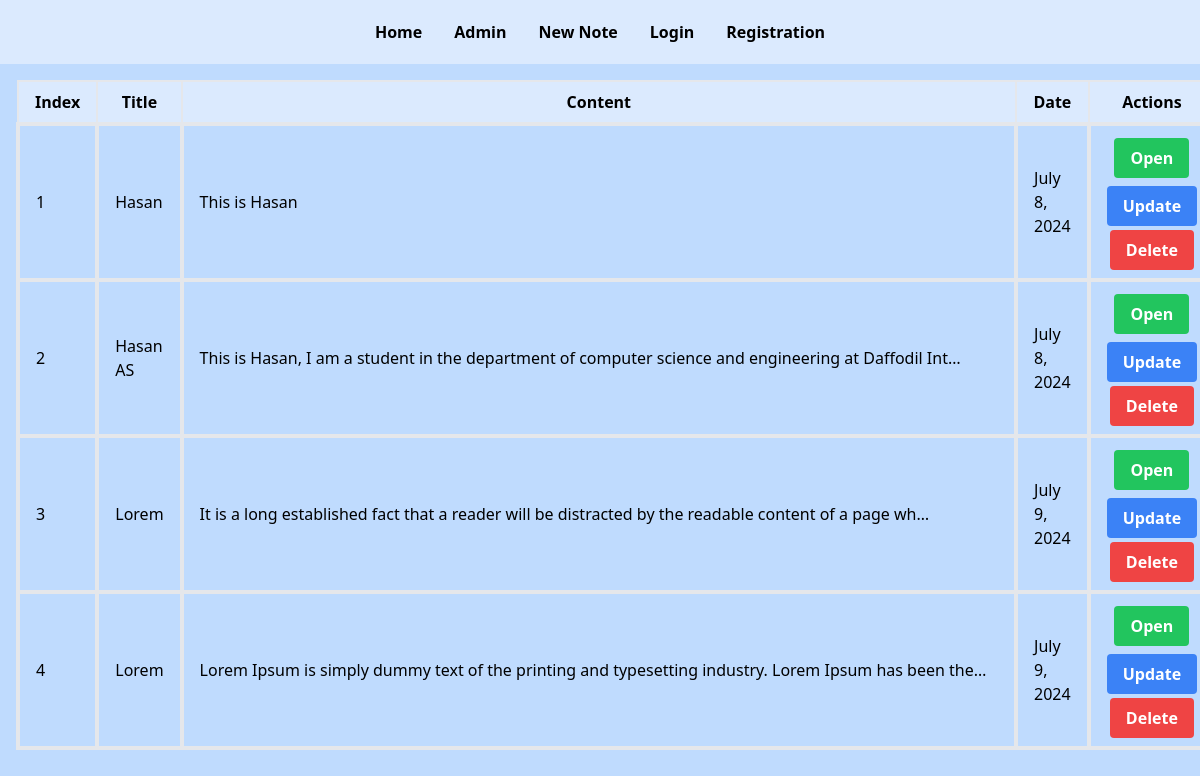
The app's page /, older data.
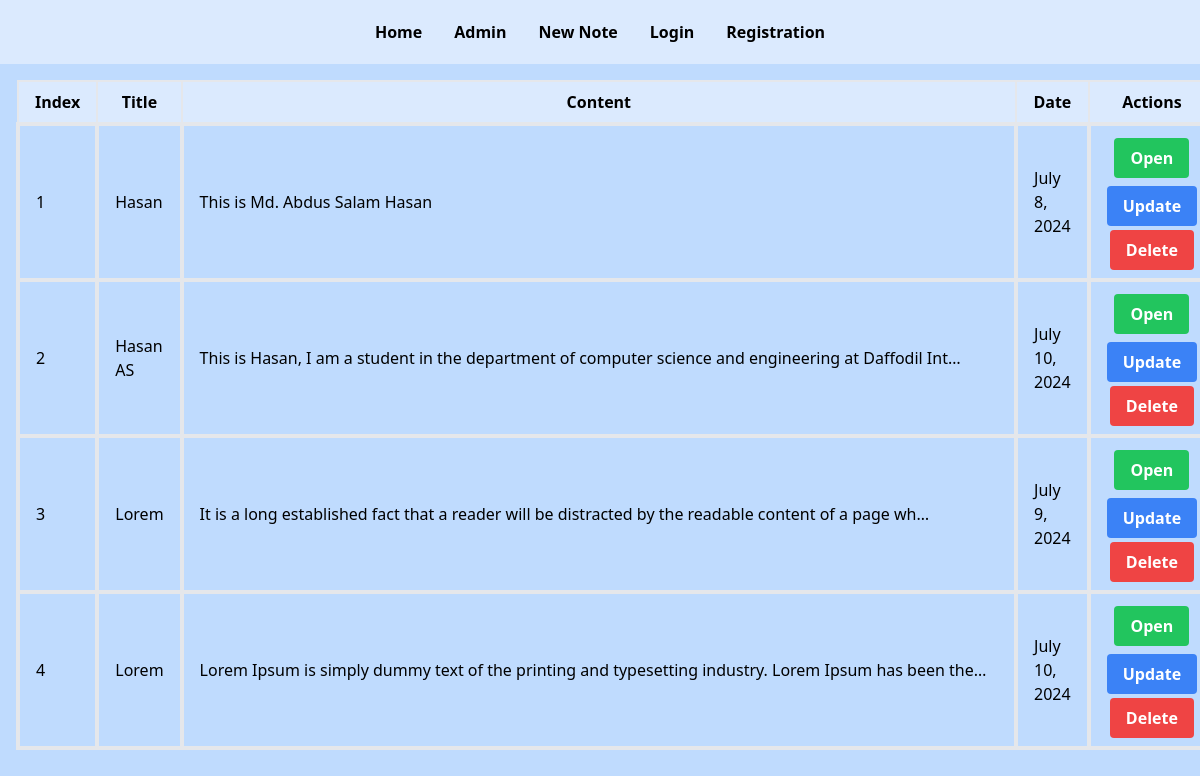
The same page, newer data.
### main/models.py (models this page shows, shortened)
class Notes(models.Model):
    title = models.CharField(max_length=20, blank=False, null=False)
    content = HTMLField()
    create_date = models.DateField(blank=True)
    update_date = models.DateField(blank=True, null=True)

### main/views.py (the view)
# urls.py: 2. Add a URL to urlpatterns:  path('', views.home, name='home')
def home(request):
    notes = Notes.objects.all()
    context = {
        "notes": notes
    }
    return render(request, 'home.html', context)

### main/templates/home.html (shortened to what this page needs)
{% extends "base.html" %}
{% load static %}
{% block content %}
<div class="main p-4 items-center justify-center">
    <table class="border-collapse">
        <thead>
            <tr class="bg-blue-100">
                <th class="border-2 px-4 py-2">Index</th>
                <th class="border-2 px-4 py-2">Title</th>
                <th class="border-2 px-96 py-2">Content</th>
                <th class="border-2 px-4 py-2">Date</th>
                <th class="border-2 px-4 py-2">Actions</th>
            </tr>
        </thead>
        <tbody>
             {% for note in notes %}
            <tr>
                <td class="border-4 px-4 py-2">{{forloop.counter}}</td>
                <td class="border-4 px-4 py-2">{{note.title}}</td>
                <td class="border-4 px-4 py-2">{{note.content | striptags | truncatechars:100 }}</td>
                <td class="border-4 px-4 py-2">{{note.create_date}}</td>
                <td class="border-4 px-4 py-2">
                    <div class="justify-between text-center">
                        <form action="{% url 'show' note.id %}" method="get" style="display: inline;">
                            <button type="submit" class="bg-green-500 hover:bg-green-700 text-white font-bold px-4 py-2 rounded my-1">Open</button>
                        </form>
                        <form action="{% url 'update_note' note.id %}" method="get" style="display: inline;">
                            <button class="bg-blue-500 hover:bg-blue-700 text-white font-bold py-2 px-4 rounded my-1">Update</button>
                        </form>
                        <form action="{% url 'delete_note' note.id %}" method="post" style="display: inline;">
                            <button type="submit" class="bg-red-500 hover:bg-red-700 text-white font-bold px-4 py-2 rounded">Delete</button>
                        </form>
                    </div>
                </td>
            </tr>
            {% endfor %}
        </tbody>
    </table>
</div>
{% endblock content %}

### main/templates/base.html (shortened to what this page needs)
<!DOCTYPE html>
<html lang="en">
{% load static %}
<head>
    <script src="https://cdn.tailwindcss.com"></script>
    <link rel="stylesheet" href="{% static 'css/style.css' %}">
</head>
<body class='bg-blue-200'>
    <nav class="bg-blue-100 py-5">
        <ul class="flex justify-center text-center font-bold space-x-8">
            <li class="hover:cursor-pointer hover:underline"><a href="{% url 'home' %}">Home</a></li>
            <li class="hover:cursor-pointer hover:underline"><a href="{% url 'admin:index' %}">Admin</a></li>
            <li class="hover:cursor-pointer hover:underline"><a href="{% url 'create' %}">New Note</a></li>
            {% if user.is_authenticated %}
                <li class="hover:cursor-pointer hover:underline"><a href="{% url 'logout' %}">Logout</a></li>
            {% else %}
                <li class="hover:cursor-pointer hover:underline"><a href="{% url 'login' %}">Login</a></li>
                <li class="hover:cursor-pointer hover:underline"><a href="{% url 'registration' %}">Registration</a></li>
            {% endif %}
        </ul>
    </nav>
    {% block content %}
    {% endblock content %}
</body>
</html>

Row changes from the older to the newer data that the page shows:
changed Notes "Hasan": content "This is Hasan" → "This is Md. Abdus Salam Hasan"
changed Notes "Hasan AS": create_date "July 8, 2024" → "July 10, 2024"
changed Notes (number 4 of 4 on the later page): create_date "July 9, 2024" → "July 10, 2024"
